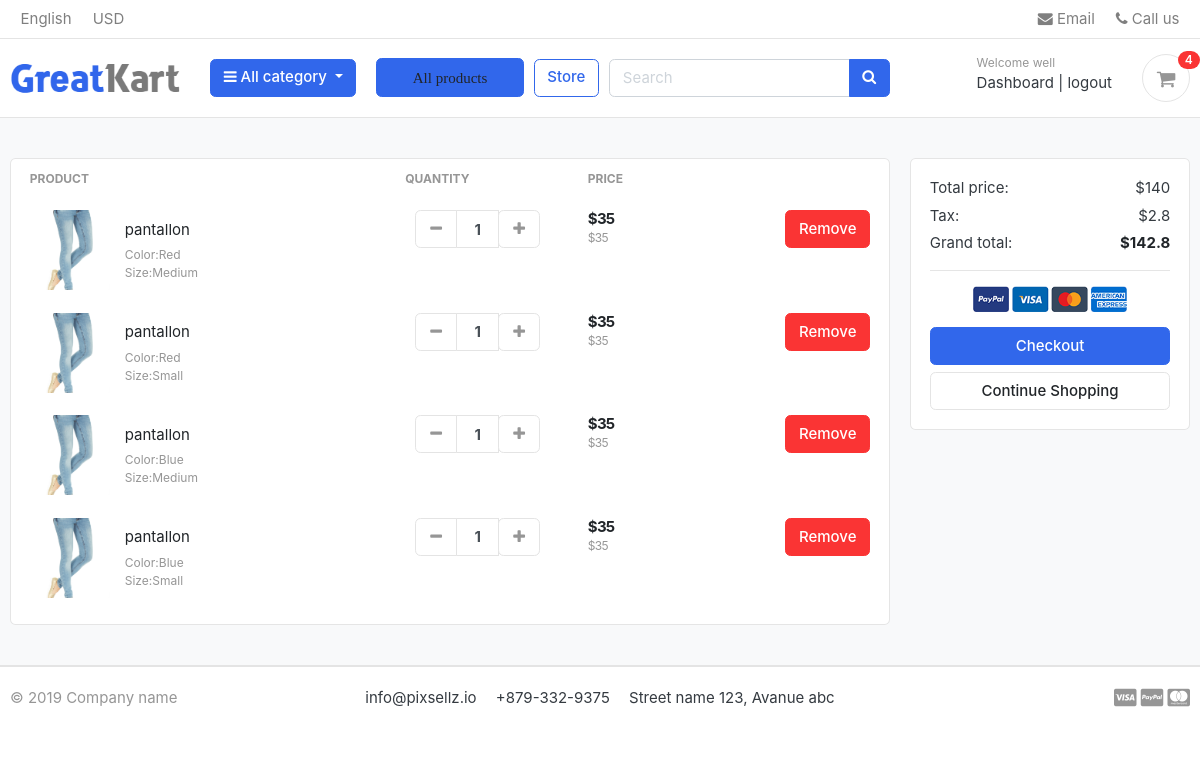
The page /cart/ (signed in) on the database as committed earlier.
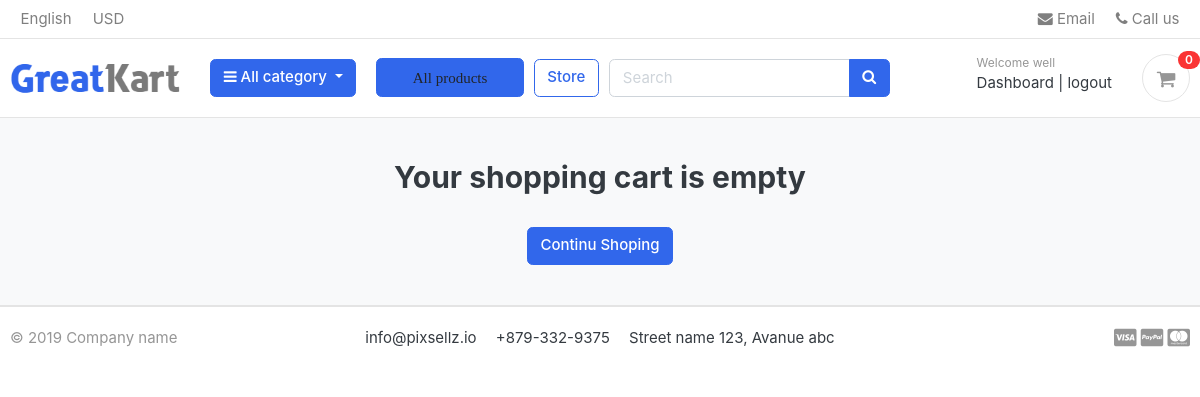
The same page on the database as committed later.
### carts/models.py (models this page shows, shortened)
class CartItem(models.Model):
    user=models.ForeignKey(Accounts,on_delete=models.CASCADE,null=True)
    product=models.ForeignKey(Product,on_delete=models.CASCADE)
    variations =models.ManyToManyField(Variation,blank=True)
    cart=models.ForeignKey(Cart,on_delete=models.CASCADE,null=True)
    quantity=models.IntegerField()
    is_active=models.BooleanField(default=True)
    def sub_total(self):
        return self.product.price * self.quantity

### store/models.py (models this page shows, shortened)
class Product(models.Model):
    product_name=models.CharField(max_length=50,unique=True)
    slug=models.SlugField(max_length=50,unique=True)
    description=models.TextField(max_length=500,blank=True)
    price=models.IntegerField()
    image=models.ImageField(upload_to='photos/products')
    stock=models.IntegerField()
    is_available=models.BooleanField(default=True)
    category=models.ForeignKey(category,on_delete=models.CASCADE)
    created_date=models.DateTimeField(auto_now_add=True)
    modified_date=models.DateTimeField(auto_now=True)
    def get_url(self):
        return reverse('products_details',args=[self.category.slug,self.slug])

class Variation(models.Model):
        product = models.ForeignKey(Product,on_delete=models.CASCADE)
        variation_category=models.CharField(max_length=100,choices=variation_category_choice)
        variation_value=models.CharField(max_length=100)
        is_active      = models.BooleanField(default=True)
        created_date =models.DateTimeField(auto_now=True)
        objects =VariationManager()

### carts/views.py (the view)
# urls.py: path('cart/',views.cart,name='cart'),
def cart(request, total=0, quantity=0, cart_items=None):
    try:
        tax=0
        grand_total=0
        if request.user.is_authenticated:
            cart_items = CartItem.objects.filter(user=request.user, is_active=True)
        else:
            cart = Cart.objects.get(cart_id=_cart_id(request))
            cart_items = CartItem.objects.filter(cart=cart, is_active=True)
        for cart_item in cart_items:
            total += (cart_item.product.price * cart_item.quantity)
            quantity += cart_item.quantity
        tax=(2*total)/100
        grand_total = total+tax
    except ObjectDoesNotExist:
        pass
    context = {
        'total': total,
        'quantity': quantity,
        'cart_items': cart_items,
        'tax':       tax,
        'grand_total':grand_total
    }
    return render(request, 'cart/cart.html', context)

### carts/context_processors.py (called while the page is built)
def counter(request):
    cart_count=0
    if 'admin' in request.path:
        return {}
    else:
        try:
            cart=Cart.objects.filter(cart_id=_cart_id(request))
            if request.user.is_authenticated:
                cart_items = CartItem.objects.all().filter(user=request.user)
            else:
                cart_items = CartItem.objects.all().filter(cart=cart[:1])
            for cart_item in cart_items:
                cart_count += cart_item.quantity
        except Cart.DoesNotExist:
            cart_count=0
    return dict(cart_count = cart_count)

### carts/views.py (called while the page is built)
def _cart_id(request):
    cart = request.session.session_key
    if not cart:
        request.session.create()
        cart = request.session.session_key
    return cart

### category/context_processor.py (called while the page is built)
def menu_link(request):
    links = category.objects.all()
    return dict(links=links)

### category/models.py (called while the page is built)
    def get_url(self):
        return reverse('products_by_category',args=[self.slug])

### e_commerce/templates/cart/cart.html (shortened to what the changed rows need)
{% extends "base.html" %}
{% load static %}
{% block content %}
<section class="section-content padding-y bg">
    <div class="container">
   {% if not cart_items %}
    <h2 class="text-center">Your shopping cart is empty</h2>
    <br>
    <div class="text-center">
     <a href="{% url 'store' %}" class="btn btn-primary">Continu Shoping</a>
    </div>
   {% else %}
    <div class="row">
        <aside class="col-lg-9">
    <div class="card">
    <table class="table table-borderless table-shopping-cart">
    <thead class="text-muted">
    <tr class="small text-uppercase">
      <th scope="col">Product</th>
      <th scope="col" width="120">Quantity</th>
      <th scope="col" width="120">Price</th>
      <th scope="col" class="text-right" width="200"> </th>
    </tr>
    </thead>
    <tbody>
        {% for cart_item in cart_items %}
    <tr>
        <td>
            <figure class="itemside align-items-center">
                <div class="aside"><img src="{{ cart_item.product.image.url }}" class="img-sm"></div>
                <figcaption class="info">
                    <a href="{{ cart_item.product.get_url }}" class="title text-dark">{{ cart_item.product.product_name }}</a>
                    <p class="text-muted small">
                        {% if cart_item.variations.all %}
                            {% for item in cart_item.variations.all %}
                            {{ item.variation_category | capfirst}}:{{ item.variation_value | capfirst}}<br>
                            {% endfor %}
                        {% endif %}
                    </p>
                </figcaption>
            </figure>
        </td>
        <td>
                        <div class="col">
                            <div class="input-group input-spinner">
                                <div class="input-group-prepend">
                                <a href="{% url 'remove_cart' cart_item.product.id  cart_item.id %}" class="btn btn-light" type="button" id="button-plus"> <i class="fa fa-minus"></i> </a>
                                </div>
                                <input type="text" class="form-control"  value="{{ cart_item.quantity }}">
                                <div class="input-group-append">
                                <form action="{% url 'add_cart' cart_item.product.id %}"method="POST">
                                    <button class="btn btn-light" type="submit" id="button-minus"> <i class="fa fa-plus"></i> </button>
                                </form>
                                </div>
                                </div>
                            </div>
        </td>
        <td>
            <div class="price-wrap">
                <var class="price">${{ cart_item.sub_total }}</var>
                <small class="text-muted"> ${{ cart_item.product.price  }}</small>
            </div>
        </td>
        <td class="text-right">
            <a href="{% url 'remove_cart_item' cart_item.product.id cart_item.id %}" onclick="return confirm('Are you sure you want to delete this item?')" class="btn btn-danger"> Remove</a>
        </td>
    </tr>
    {% endfor %}
    </tbody>
    </table>
    </div>
        </aside>
        <aside class="col-lg-3">
            <div class="card">
            <div class="card-body">
                <dl class="dlist-align">
                  <dt>Total price:</dt>
                  <dd class="text-right">${{ total }}</dd>
                </dl>
                <dl class="dlist-align">
                  <dt>Tax:</dt>
                  <dd class="text-right"> ${{tax}}</dd>
                </dl>
                <dl class="dlist-align">
                  <dt>Grand total:</dt>
                  <dd class="text-right text-dark b"><strong>${{ grand_total }}</strong></dd>
                </dl>
                <hr>
                <p class="text-center mb-3">
                    <img src="{% static './images/misc/payments.png'%}" height="26">
                </p>
                <a href="{% url 'checkout' %}" class="btn btn-primary btn-block"> Checkout </a>
                <a href="{% url 'store'%}" class="btn btn-light btn-block">Continue Shopping</a>
            </div>
            </div>
    </aside>
    {% endif %}
    </div>
    </div>
    </section>
{% endblock%}

### e_commerce/templates/includes/navbar.html (shortened to what this page needs)
{% load static %}
<header class="section-header">
    <nav class="navbar p-md-0 navbar-expand-sm navbar-light border-bottom">
    <div class="container">
      <div class="collapse navbar-collapse" id="navbarTop4">
        <ul class="navbar-nav mr-auto">
            <li class="nav-item dropdown">
                 <a href="#" class="nav-link">   English </a>
            </li>
            <li class="nav-item dropdown">
                <a href="#" class="nav-link"> USD </a>
            </li>
        </ul>
        <ul class="navbar-nav">
            <li><a href="#" class="nav-link"> <i class="fa fa-envelope"></i> Email </a></li>
            <li><a href="#" class="nav-link"> <i class="fa fa-phone"></i> Call us </a></li>
        </ul>
      </div>
    </div>
    </nav>
    <section class="header-main border-bottom">
        <div class="container">
    <div class="row align-items-center">
        <div class="col-lg-2 col-md-3 col-6">
            <a href="{% url 'home'%}" class="brand-wrap">
                <img class="logo" src="{%static './images/logo.png'%}">
            </a>
        </div>
        <div class="col-lg col-sm col-md col-6 flex-grow-0">
            <div class="category-wrap dropdown d-inline-block float-right">
                <button type="button" class="btn btn-primary dropdown-toggle" data-toggle="dropdown">
                    <i class="fa fa-bars"></i> All category
                </button>
            </div>
        </div>
        <div class="col-lg col-sm col-md col-6 flex-grow-0">
            <div class="category-wrap float-right">
                <button type="button" class="btn btn-primary ">
                    <i class="fa"><a class="dropdown-item" href="{% url 'store'%}">All products</a></i>
                </button>
            </div>
        </div>
        <a href="{% url 'store' %}" class="btn btn-outline-primary">Store</a>
        <div class="col-lg  col-md-6 col-sm-12 col">
            <form action="{% url 'search' %}" class="search" method='GET'>
                <div class="input-group w-100">
                    <input type="text" class="form-control" style="width:60%;" placeholder="Search" name="keyword">
                    <div class="input-group-append">
                      <button class="btn btn-primary" type="submit">
                        <i class="fa fa-search"></i>
                      </button>
                    </div>
                </div>
            </form>
        </div>
        <div class="col-lg-3 col-sm-6 col-8 order-2 order-lg-3">
                    <div class="d-flex justify-content-end mb-3 mb-lg-0">
                        {% if user.id is None %}
                        <div class="widget-header">
                            <small class="title text-muted">Welcome guest!</small>
                            <div>
                                <a href="{% url 'login' %}">Sign in</a> <span class="dark-transp"> | </span>
                                <a href="{% url 'register' %}"> Register</a>
                            </div>
                        </div>
                        {% else %}
                        <div class="widget-header">
                            <small class="title text-muted">Welcome {{ user.first_name }}</small>
                            <div>
                                <a href="{% url 'dashboard'%}">Dashboard</a> <span class="dark-transp"> | </span>
                                <a href="{% url 'logout' %}"> logout</a>
                            </div>
                        </div>
                        {% endif %}
                        <a href="{% url 'cart' %}" class="widget-header pl-3 ml-3">
                            <div class="icon icon-sm rounded-circle border"><i class="fa fa-shopping-cart"></i></div>
                            <span class="badge badge-pill badge-danger notify">{{ cart_count }}</span>
                        </a>
                    </div>
                </div>
    </div>
        </div>
    </section>
    </header>

Rows that differ between the two databases and show on the page:
removed CartItem: product.image (picture), product.product_name "pantallon", quantity "1", sub_total "35", product.price "35"
no longer on this page (row unchanged): Variation: variation_category "Color", variation_value "Red"
no longer on this page (row unchanged): Variation: variation_category "Size", variation_value "Medium"
removed CartItem: product.image (picture), product.product_name "pantallon", quantity "1", sub_total "35", product.price "35"
no longer on this page (row unchanged): Variation: variation_category "Size", variation_value "Small"
removed CartItem: product.image (picture), product.product_name "pantallon", quantity "1", sub_total "35", product.price "35"
no longer on this page (row unchanged): Variation: variation_category "Color", variation_value "Blue"
removed CartItem: product.image (picture), product.product_name "pantallon", quantity "1", sub_total "35", product.price "35"
Other text that changed with them:
{{ cart_count }}: "4" → "0"
{{ total }}: "140" → (not shown)
{{ tax }}: "2.8" → (not shown)
{{ grand_total }}: "142.8" → (not shown)
text no longer shown: "PRODUCT QUANTITY PRICE Total price: $ Tax: $ Grand total: $ Checkout Continue Shopping"
text now shown: "Your shopping cart is empty Continu Shoping"
